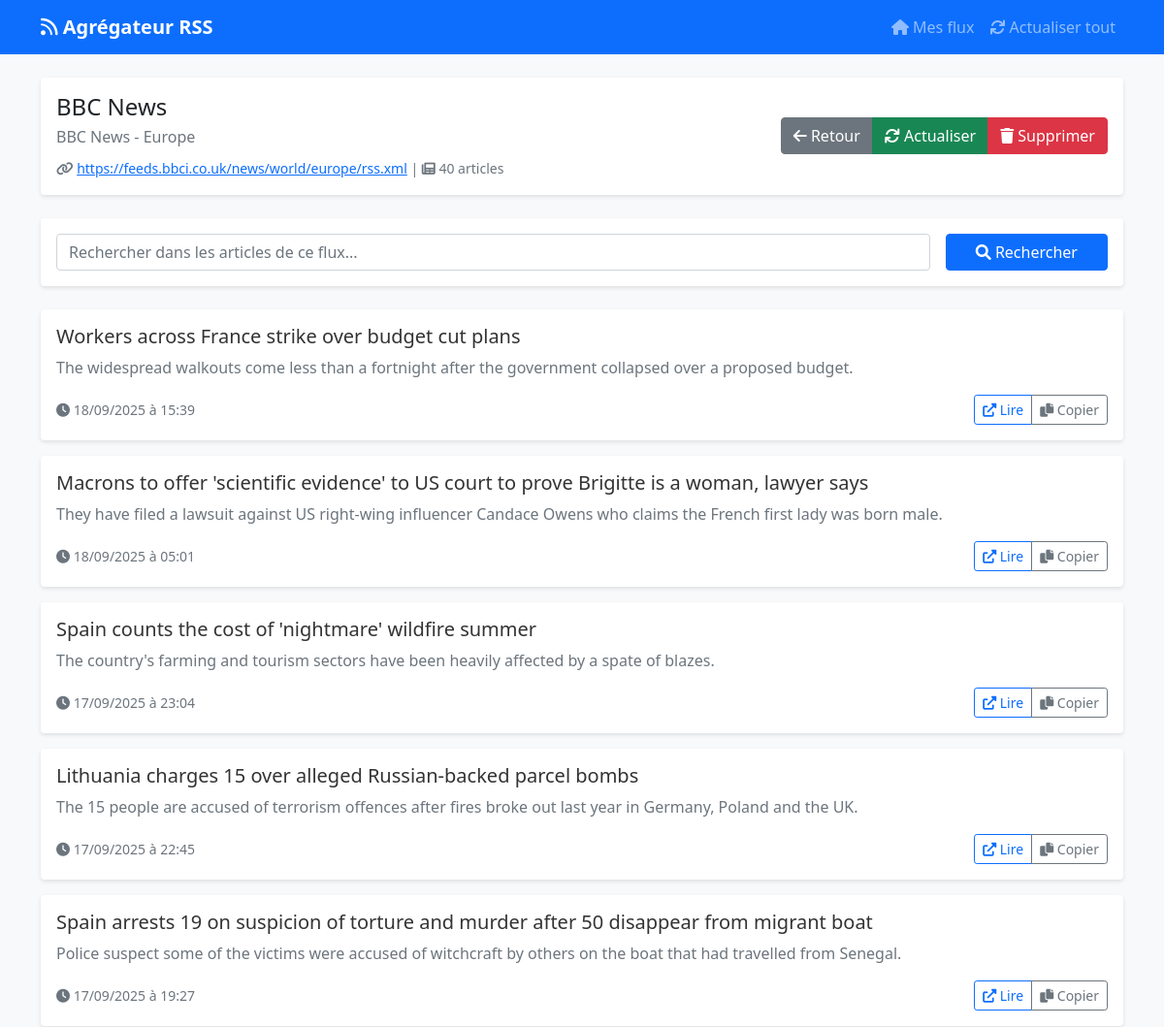
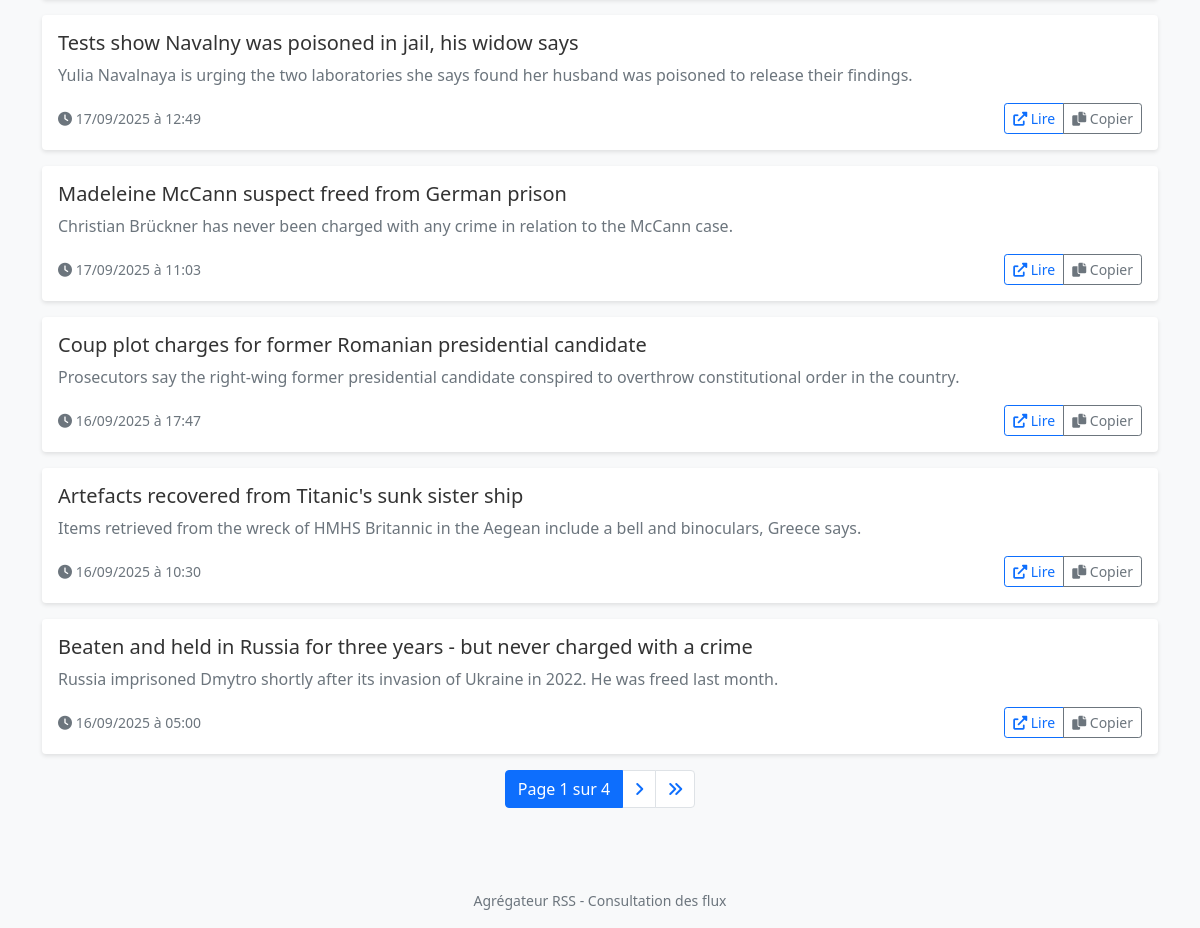
The app's page /feed/4/, older data (2 pictures, top to bottom).
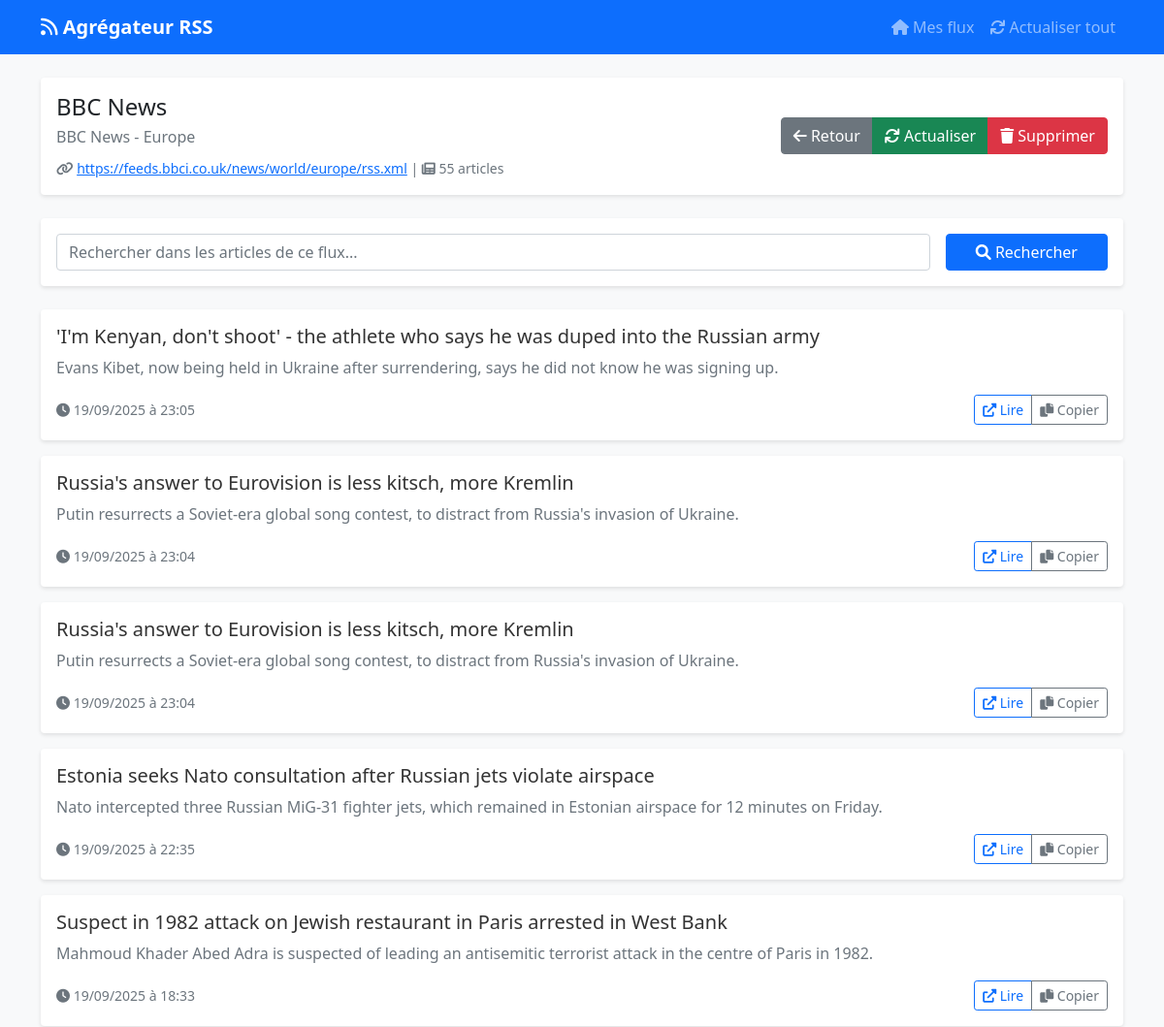
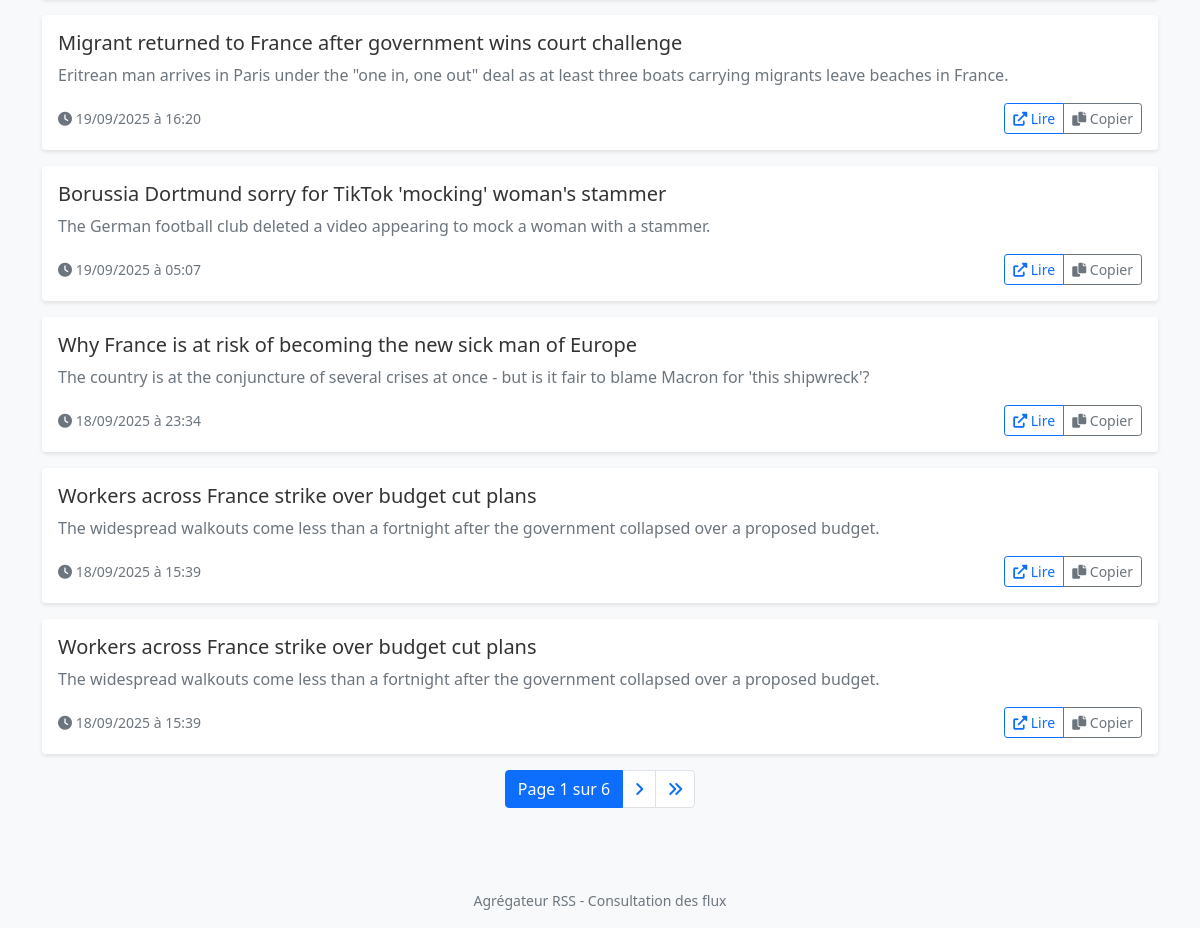
The same page, newer data (2 pictures, top to bottom).
### app/models.py (models this page shows, shortened)
class FeedItem(models.Model):
    feed = models.ForeignKey(Feed, on_delete=models.CASCADE, related_name="items")
    title = models.CharField(max_length=255)
    link = models.URLField()
    description = models.TextField(blank=True, null=True)
    published_date = models.DateTimeField(blank=True, null=True)
    guid = models.CharField(max_length=255, unique=True)
    created_at = models.DateTimeField(auto_now_add=True)

### app/views.py (the view)
# urls.py: path('feed/<int:feed_id>/', views.feed_detail, name='feed_detail'),
def feed_detail(request, feed_id):
    feed = get_object_or_404(Feed, id=feed_id)
    articles = feed.items.all().order_by('-published_date')
    search = request.GET.get('search', '')
    if search:
        articles = articles.filter(
            Q(title__icontains=search) | Q(description__icontains=search)
        )
    paginator = Paginator(articles, 10)
    page_number = request.GET.get('page')
    page_obj = paginator.get_page(page_number)
    context = {
        'feed': feed,
        'articles': page_obj,
        'search': search,
    }
    return render(request, 'app/feed_detail.html', context)

### app/templates/app/feed_detail.html (shortened to what the changed rows need)
{% extends 'app/base.html' %}
{% block content %}
<div class="row">
    <div class="col-12 mb-4">
        <div class="card">
            <div class="card-body">
                <div class="row align-items-center">
                    <div class="col-md-8">
                        <h4 class="mb-1">{{ feed.title|default:feed.url }}</h4>
                        <p class="text-muted mb-2">{{ feed.description|default:"Aucune description disponible" }}</p>
                        <small class="text-muted">
                            <i class="fas fa-link"></i> <a href="{{ feed.url }}" target="_blank">{{ feed.url }}</a> |
                            <i class="fas fa-newspaper"></i> {{ articles.paginator.count }} articles
                        </small>
                    </div>
                </div>
            </div>
        </div>
    </div>
    <div class="col-12">
        {% if articles %}
            {% for article in articles %}
                <div class="card mb-3">
                    <div class="card-body">
                        <h5 class="card-title">
                            <a href="{{ article.link }}" target="_blank" class="article-title">
                                {{ article.title }}
                            </a>
                        </h5>
                        <div class="card-text">
                            {% if article.description %}
                                <p class="text-muted">{{ article.description|truncatewords:30 }}</p>
                            {% endif %}
                        </div>
                        <div class="d-flex justify-content-between align-items-center">
                            <small class="text-muted">
                                <i class="fas fa-clock"></i>
                                {% if article.published_date %}
                                    {{ article.published_date|date:"d/m/Y à H:i" }}
                                {% else %}
                                    Date inconnue
                                {% endif %}
                            </small>
                            <div class="btn-group btn-group-sm">
                                <a href="{{ article.link }}" target="_blank" class="btn btn-outline-primary">
                                    <i class="fas fa-external-link-alt"></i> Lire
                                </a>
                                <button class="btn btn-outline-secondary" onclick="copyLink('{{ article.link }}', this)">
                                    <i class="fas fa-copy"></i> Copier
                                </button>
                            </div>
                        </div>
                    </div>
                </div>
            {% endfor %}
            {% if articles.has_other_pages %}
                <nav aria-label="Navigation des articles">
                    <ul class="pagination justify-content-center">
                        <li class="page-item active">
                            <span class="page-link">
                                Page {{ articles.number }} sur {{ articles.paginator.num_pages }}
                            </span>
                        </li>
                        {% if articles.has_next %}
                            <li class="page-item">
                                <a class="page-link" href="?page={{ articles.next_page_number }}{% if search %}&search={{ search }}{% endif %}">
                                    <i class="fas fa-angle-right"></i>
                                </a>
                            </li>
                            <li class="page-item">
                                <a class="page-link" href="?page={{ articles.paginator.num_pages }}{% if search %}&search={{ search }}{% endif %}">
                                    <i class="fas fa-angle-double-right"></i>
                                </a>
                            </li>
                        {% endif %}
                    </ul>
                </nav>
            {% endif %}
        {% endif %}
    </div>
</div>
{% endblock %}

Row changes from the older to the newer data that the page shows:
no longer on this page (row unchanged): FeedItem: title "Macrons to offer 'scientific evidence' to US court to prove Brigitte is a woman, lawyer says", description "They have filed a lawsuit against US right-wing influencer Candace Owens who claims the French first lady was born male.", published_date "18/09/2025 à 05:01"
no longer on this page (row unchanged): FeedItem: title "Spain counts the cost of 'nightmare' wildfire summer", description "The country's farming and tourism sectors have been heavily affected by a spate of blazes.", published_date "17/09/2025 à 23:04"
no longer on this page (row unchanged): FeedItem: title "Lithuania charges 15 over alleged Russian-backed parcel bombs", description "The 15 people are accused of terrorism offences after fires broke out last year in Germany, Poland and the UK.", published_date "17/09/2025 à 22:45"
no longer on this page (row unchanged): FeedItem: title "Spain arrests 19 on suspicion of torture and murder after 50 disappear from migrant boat", description "Police suspect some of the victims were accused of witchcraft by others on the boat that had travelled from Senegal.", published_date "17/09/2025 à 19:27"
no longer on this page (row unchanged): FeedItem: title "Tests show Navalny was poisoned in jail, his widow says", description "Yulia Navalnaya is urging the two laboratories she says found her husband was poisoned to release their findings.", published_date "17/09/2025 à 12:49"
no longer on this page (row unchanged): FeedItem: title "Madeleine McCann suspect freed from German prison", description "Christian Brückner has never been charged with any crime in relation to the McCann case.", published_date "17/09/2025 à 11:03"
no longer on this page (row unchanged): FeedItem: title "Coup plot charges for former Romanian presidential candidate", description "Prosecutors say the right-wing former presidential candidate conspired to overthrow constitutional order in the country.", published_date "16/09/2025 à 17:47"
no longer on this page (row unchanged): FeedItem: title "Artefacts recovered from Titanic's sunk sister ship", description "Items retrieved from the wreck of HMHS Britannic in the Aegean include a bell and binoculars, Greece says.", published_date "16/09/2025 à 10:30"
no longer on this page (row unchanged): FeedItem: title "Beaten and held in Russia for three years - but never charged with a crime", description "Russia imprisoned Dmytro shortly after its invasion of Ukraine in 2022. He was freed last month.", published_date "16/09/2025 à 05:00"
added FeedItem: title "'I'm Kenyan, don't shoot' - the athlete who says he was duped into the Russian army", description "Evans Kibet, now being held in Ukraine after surrendering, says he did not know he was signing up.", published_date "19/09/2025 à 23:05"
added FeedItem: title "Russia's answer to Eurovision is less kitsch, more Kremlin", description "Putin resurrects a Soviet-era global song contest, to distract from Russia's invasion of Ukraine.", published_date "19/09/2025 à 23:04"
added FeedItem: title "Russia's answer to Eurovision is less kitsch, more Kremlin", description "Putin resurrects a Soviet-era global song contest, to distract from Russia's invasion of Ukraine.", published_date "19/09/2025 à 23:04"
added FeedItem: title "Estonia seeks Nato consultation after Russian jets violate airspace", description "Nato intercepted three Russian MiG-31 fighter jets, which remained in Estonian airspace for 12 minutes on Friday.", published_date "19/09/2025 à 22:35"
added FeedItem: title "Suspect in 1982 attack on Jewish restaurant in Paris arrested in West Bank", description "Mahmoud Khader Abed Adra is suspected of leading an antisemitic terrorist attack in the centre of Paris in 1982.", published_date "19/09/2025 à 18:33"
added FeedItem: title "Migrant returned to France after government wins court challenge", description "Eritrean man arrives in Paris under the \"one in, one out\" deal as at least three boats carrying migrants leave beaches in France.", published_date "19/09/2025 à 16:20"
added FeedItem: title "Borussia Dortmund sorry for TikTok 'mocking' woman's stammer", description "The German football club deleted a video appearing to mock a woman with a stammer.", published_date "19/09/2025 à 05:07"
added FeedItem: title "Why France is at risk of becoming the new sick man of Europe", description "The country is at the conjuncture of several crises at once - but is it fair to blame Macron for 'this shipwreck'?", published_date "18/09/2025 à 23:34"
added FeedItem: title "Workers across France strike over budget cut plans", description "The widespread walkouts come less than a fortnight after the government collapsed over a proposed budget.", published_date "18/09/2025 à 15:39"
Text that changed along with them:
{{ articles.paginator.count }}: "40" → "55"
{{ articles.paginator.num_pages }}: "4" → "6"
